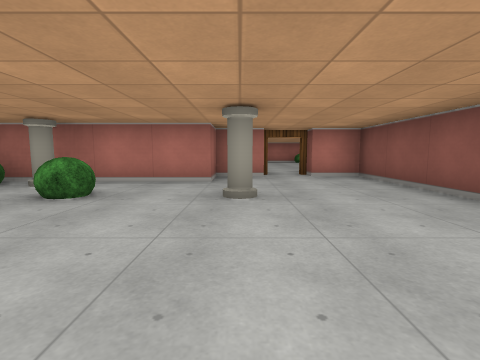
View 1 (above)

16 first-person views from a walk through a cub3D level. The camera is about half as high as the walls, tilts 6° down and sees 85° across. The floor is counted in squares. Each view is taken from the middle of a square. On the plan, view 1 faces up. The plan holds only what a view shows up to about 9 squares ahead; the rest is blank.

View 2
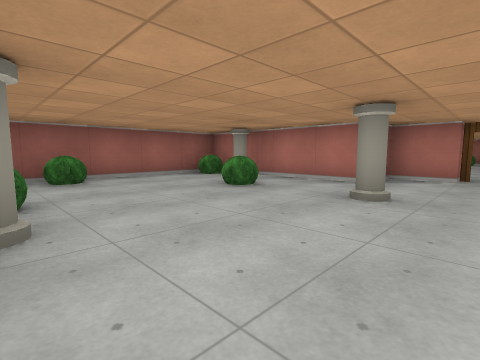

View 3
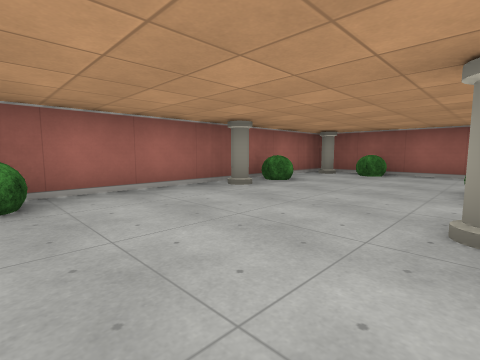

View 4
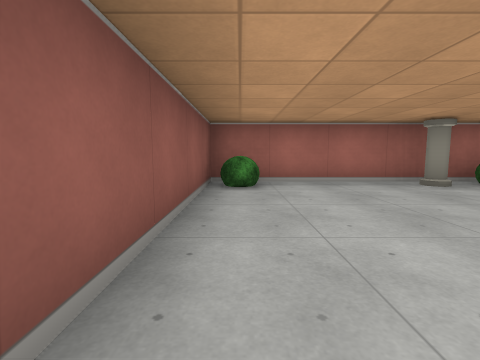

View 5
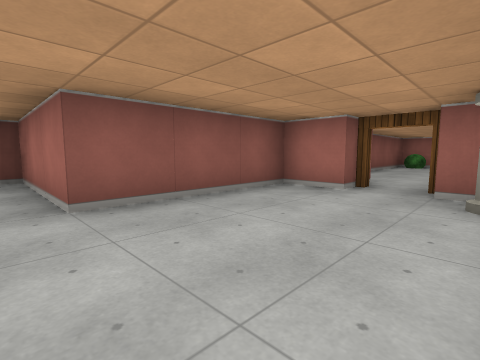

View 6
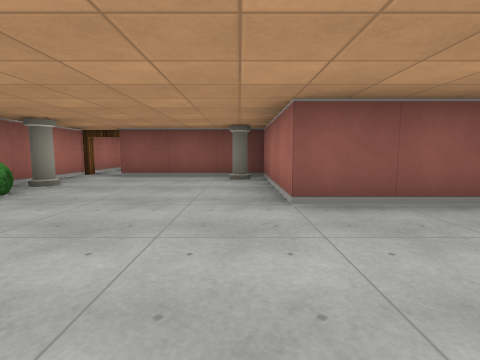

View 7
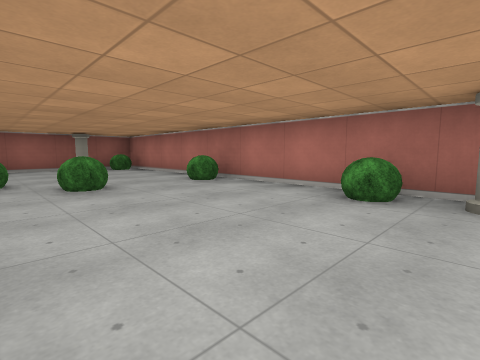

View 8
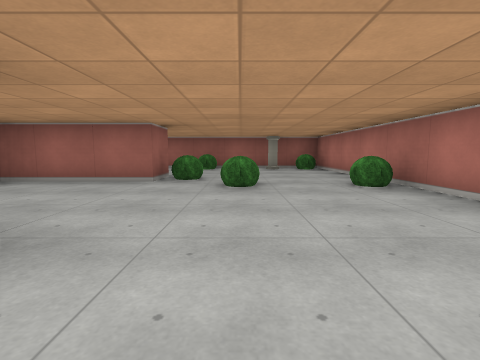

View 9
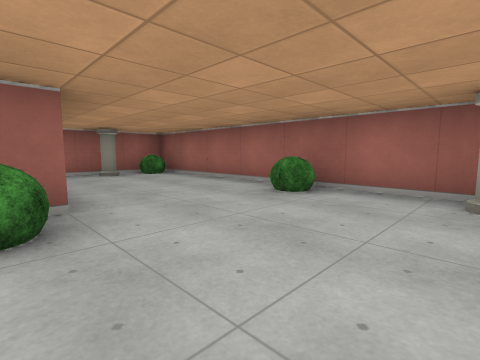

View 10
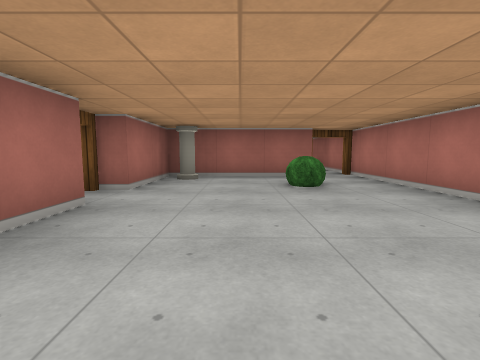

View 11
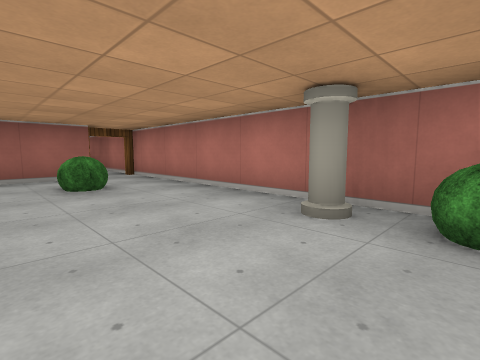

View 12
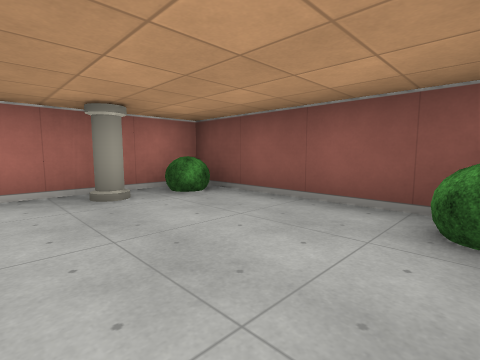

View 13
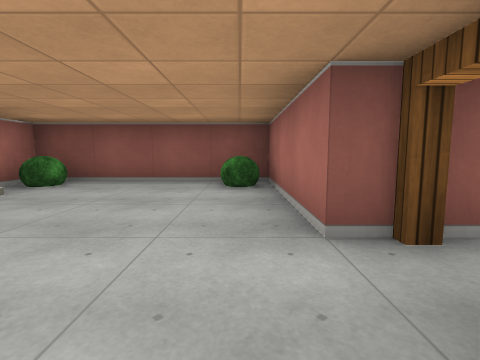

View 14
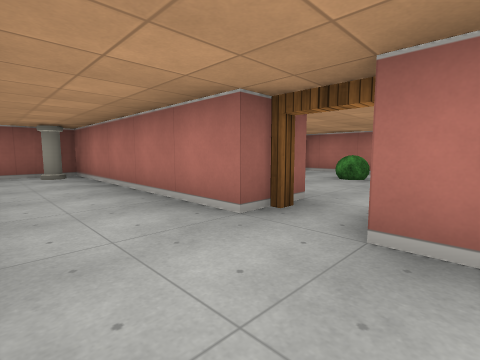

View 15
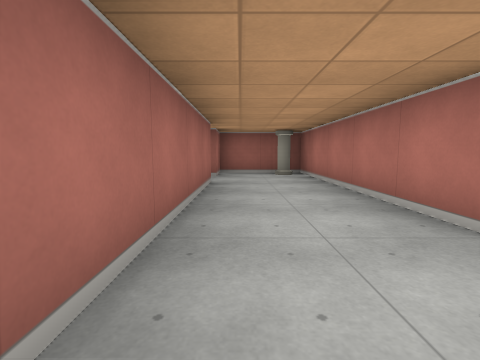

View 16
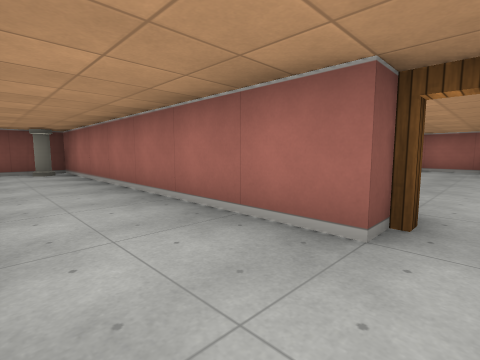

### Floor plan
Points are (right, up) in squares from view 1. A wall is a line through its corners. A room is listed if a view was taken in it or the views show most of it. See-through windows are left out.
Room 1 (views 1, 2, 3, 4)
walls: (0.5, 5.5) (-0.5, 5.5) (-0.5, 4.5) (-4.5, 4.5) (-4.5, -0.5) (2.5, -0.5) (2.5, 5.5) (1.5, 5.5)
ways out: open door at (1, 6) to room 2
objects: pillar (-4, 0); bush (-4, 1); bush (-4, 4); pillar (-3, 4); bush (-2, 0); bush (-2, 3); pillar (-1, 0); pillar (0, 3); bush (2, 0)
Room 2 (views 5, 6, 7, 8, 9)
walls: (-1.6, 9.5) (-0.5, 9.5) (-0.5, 6.8); (1.5, 6.5) (2.5, 6.5) (2.5, 9.5) (5.5, 9.5) (5.5, 12.5); (6, 13.5) (-4.5, 13.5) (-4.5, 5.5) (-2.2, 5.5)
ways out: open door at (1, 6) to room 1; open door at (6, 13) to room 3
objects: bush (-4, 6); bush (-4, 10); pillar (-4, 12); bush (-4, 13); pillar (-3, 6); bush (-1, 10); pillar (0, 7); bush (0, 11); bush (0, 13); bush (3, 13); pillar (4, 13); pillar (5, 10)
Room 3 (views 10, 11, 12, 13)
walls: (9.5, 9.5) (12.5, 9.5) (12.5, 13.5) (6, 13.5); (6.5, 12.6) (6.5, 9.5) (8.5, 9.5)
ways out: open door at (6, 13) to room 2; open door at (9, 9) to room 4
objects: pillar (7, 10); bush (8, 12); pillar (11, 13); bush (12, 10); bush (12, 13)
Room 4 (views 14, 15, 16)
walls: (8.5, 8.5) (3.5, 8.5) (3.5, 6.5) (4.5, 6.5); (10, 8.5) (9.5, 8.5); (5.5, 6.5) (12.5, 6.5) (12.5, 7.8)
ways out: open door at (9, 9) to room 3; open door at (5, 6)
objects: pillar (4, 8); pillar (12, 7)

Positions as (right, up) in squares from view 1, and headings:
1: (0, 0), facing up
2: (1, 0), facing up-left
3: (2, 3), facing down-left
4: (2, 4), facing down
5: (0, 10), facing down-right
6: (0, 10), facing right
7: (4, 10), facing up-left
8: (4, 11), facing left
9: (-1, 12), facing down-left
10: (12, 11), facing left
11: (12, 11), facing up-left
12: (10, 10), facing up-right
13: (8, 10), facing right
14: (10, 7), facing up-left
15: (10, 7), facing left
16: (5, 8), facing down-right
